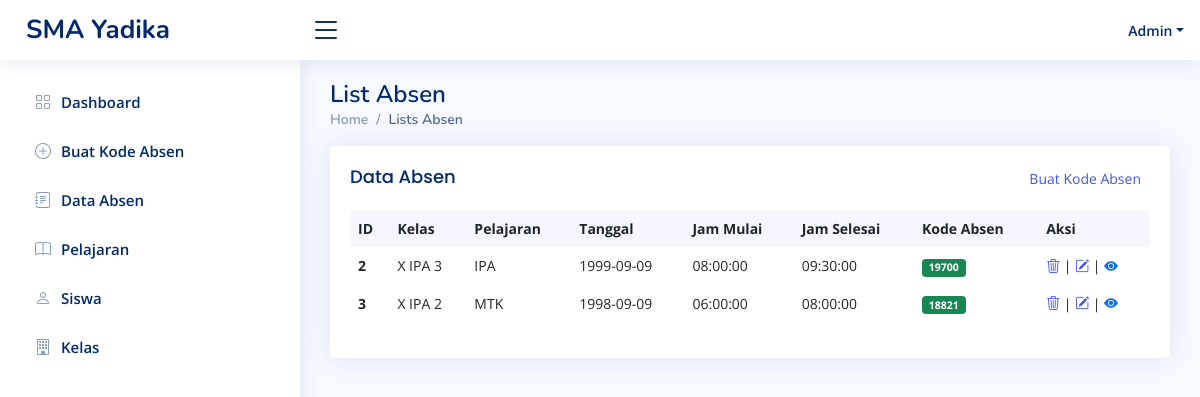
Page /index.php/admin/view_absen on the committed database.
### tables this page shows
CREATE TABLE `absen` (
  `id_absen` int(255) NOT NULL,
  `id_kelas` int(255) NOT NULL,
  `id_pelajaran` int(255) NOT NULL,
  `nama_guru` varchar(255) NOT NULL,
  `tanggal` date NOT NULL,
  `jam_mulai` time NOT NULL,
  `jam_selesai` time NOT NULL,
  `kode_absen` varchar(255) NOT NULL
);

CREATE TABLE `kelas` (
  `id_kelas` int(255) NOT NULL,
  `nama_kelas` varchar(255) NOT NULL,
  `jumlah_murid` int(255) NOT NULL
);

CREATE TABLE `pelajaran` (
  `id_pelajaran` int(255) NOT NULL,
  `nama_pelajaran` varchar(255) NOT NULL,
  `nama_guru` varchar(255) NOT NULL
);

### application/controllers/Admin.php (called while the page is built, shortened)
<?php
class Admin extends CI_Controller {
	public function __construct()
	{
		$this->load->model('akun_model');
		$this->load->model('crud_model');
	}
	public function view_absen()
	{
		$data['array_absen'] = $this->crud_model->mengambil_data_join('absen',['kelas','pelajaran']);
		$this->load->view('admin_view_absen',$data);
	}
}

### index.php (called while the page is built, shortened)
<?php
require_once BASEPATH.'core/CodeIgniter.php';

### application/models/Crud_model.php (called while the page is built, shortened)
<?php
class Crud_model extends CI_Model{
	public function mengambil_data_join($nama_tabel,$array_tabel)
	{
		$this->db->select('*');
		$this->db->from($nama_tabel);
		foreach($array_tabel as $tabel){
			$this->db->join($tabel, $nama_tabel.'.id_'.$tabel.' = '.$tabel.'.id_'.$tabel.'');
		}
		$query = $this->db->get();
		return $query->result();
	}
}

### application/views/admin_view_absen.php (the view, shortened to what this page needs)
<!DOCTYPE html>
<html lang="en">
<head>
  <link href="<?=base_url()?>css/bootstrap.min.css" rel="stylesheet">
  <link href="<?=base_url()?>css/niceadmin.css" rel="stylesheet">
  <link href="<?=base_url()?>css/bootstrap-icons/bootstrap-icons.css" rel="stylesheet">
  <link href="<?=base_url()?>css/boxicons/css/boxicons.min.css" rel="stylesheet">
  <link href="<?=base_url()?>css/quill/quill.snow.css" rel="stylesheet">
  <link href="<?=base_url()?>css/quill/quill.bubble.css" rel="stylesheet">
  <link href="<?=base_url()?>css/remixicon/remixicon.css" rel="stylesheet">
  <link href="<?=base_url()?>css/simple-datatables/style.css" rel="stylesheet">
</head>
<body>
  <main id="main" class="main">
    <div class="pagetitle">
      <h1>List Absen</h1>
      <nav>
        <ol class="breadcrumb">
          <li class="breadcrumb-item"><a href="<?=site_url('admin')?>">Home</a></li>
          <li class="breadcrumb-item active">Lists Absen</li>
        </ol>
      </nav>
    </div>
    <section class="section dashboard">
              <div class="card recent-sales overflow-auto">
                <div class="card-body">
                  <div class="d-flex justify-content-between">
					<h5 class="card-title">Data Absen</h5>
					<button class="btn btn-sm text-primary"><a href="<?=site_url('admin/add_absen')?>">Buat Kode Absen</a></button>
				  </div>
                  <table class="table table-borderless datatable">
                    <thead>
                      <tr>
                        <th scope="col">ID</th>
                        <th scope="col">Kelas</th>
                        <th scope="col">Pelajaran</th>
                        <th scope="col">Tanggal</th>
                        <th scope="col">Jam Mulai</th>
                        <th scope="col">Jam Selesai</th>
                        <th scope="col">Kode Absen</th>
                        <th scope="col">Aksi</th>
                      </tr>
                    </thead>
                    <tbody>
<?php foreach($array_absen as $absen): ?>
                      <tr>
                        <th scope="row"><?=$absen->id_absen?></th>
                        <td><?=$absen->nama_kelas?></td>
                        <td><?=$absen->nama_pelajaran?></td>
                        <td><?=$absen->tanggal?></td>
                        <td><?=$absen->jam_mulai?></td>
                        <td><?=$absen->jam_selesai?></td>
                        <td><span class="badge bg-success"><?=$absen->kode_absen?></span></td>
                        <td><a href="<?=site_url('admin/hapus_absen/'.$absen->id_absen)?>"><i class="bi bi-trash3"></i></a> |
						<a href="<?=site_url('admin/edit_absen/'.$absen->id_absen)?>"><i class="bi bi-pencil-square"></i></a> |
						<i data-bs-toggle="modal" data-bs-target="#exampleModal<?=$absen->id_absen?>" class="bi text-primary bi-eye-fill"></i></td>
                      </tr>
<?php endforeach; ?>
                    </tbody>
                  </table>
                </div>
              </div>
	</section>
  </main>
</body>
</html>

### css/niceadmin.css (style rules this page uses)
:root { scroll-behavior: smooth; }
body { font-family: "Open Sans", sans-serif; background: #f6f9ff; color: #444444; }
a { color: #4154f1; text-decoration: none; }
h1, h2, h3, h4, h5, h6 { font-family: "Nunito", sans-serif; }
#main { margin-top: 60px; padding: 20px 30px; transition: all 0.3s; }
.pagetitle { margin-bottom: 10px; }
.pagetitle h1 { font-size: 24px; margin-bottom: 0; font-weight: 600; color: #012970; }
.card { margin-bottom: 30px; border: none; border-radius: 5px; box-shadow: 0px 0 30px rgba(1, 41, 112, 0.1); }
.card-title { padding: 20px 0 15px 0; font-size: 18px; font-weight: 500; color: #012970; font-family: "Poppins", sans-serif; }
.card-body { padding: 0 20px 20px 20px; }
.breadcrumb { font-size: 14px; font-family: "Nunito", sans-serif; color: #899bbd; font-weight: 600; }
.breadcrumb a { color: #899bbd; transition: 0.3s; }
.breadcrumb .breadcrumb-item::before { color: #899bbd; }
.breadcrumb .active { color: #51678f; font-weight: 600; }
@media (min-width: 1200px) { #main, #footer { margin-left: 300px; } }
.dashboard .recent-sales { font-size: 14px; }
.dashboard .recent-sales .table thead { background: #f6f6fe; }
.dashboard .recent-sales .table thead th { border: 0; }

### rows in the picture
absen: id_absen "2", id_kelas.nama_kelas "X IPA 3", id_pelajaran.nama_pelajaran "IPA", tanggal "1999-09-09", jam_mulai "08:00:00", jam_selesai "09:30:00", kode_absen "19700"
absen: id_absen "3", id_kelas.nama_kelas "X IPA 2", id_pelajaran.nama_pelajaran "MTK", tanggal "1998-09-09", jam_mulai "06:00:00", jam_selesai "08:00:00", kode_absen "18821"
